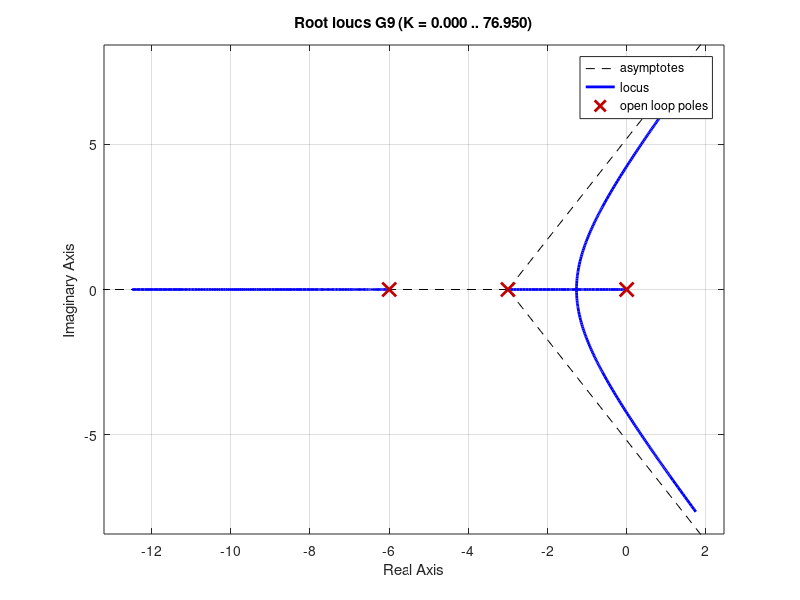

Write the MATLAB code that produced this figure.
%o rlocus ele serve para uma dada eq caract.
%assim, precisamos encontrar algum G tal que possua
    % o mesmo rlocus, ou seja, o mesmo den 
    % em malha fechada
%E que possua o parametro que desejamos variar   
%Exemplo:

%variando b:

b = 0.263
G9 = zpk([-10],[0 -b -8],[10])

G9_ = tf([1 8 0], [1 8 10 100])

rlocus(G9_)

roots([-j -(8+b) j*(10+8*b) 100])

%varianda a:

a = 1
G9_ = tf([10],[1 9 18 0])

rlocus(G9_)

